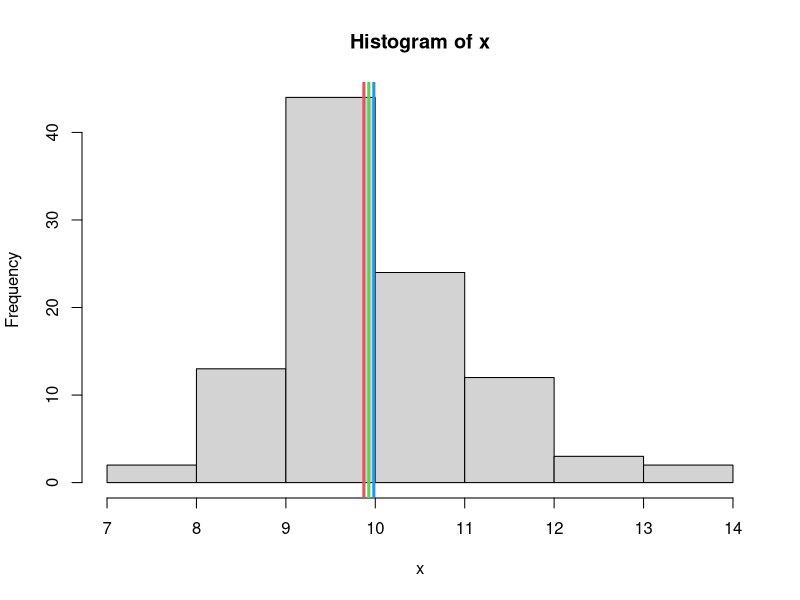
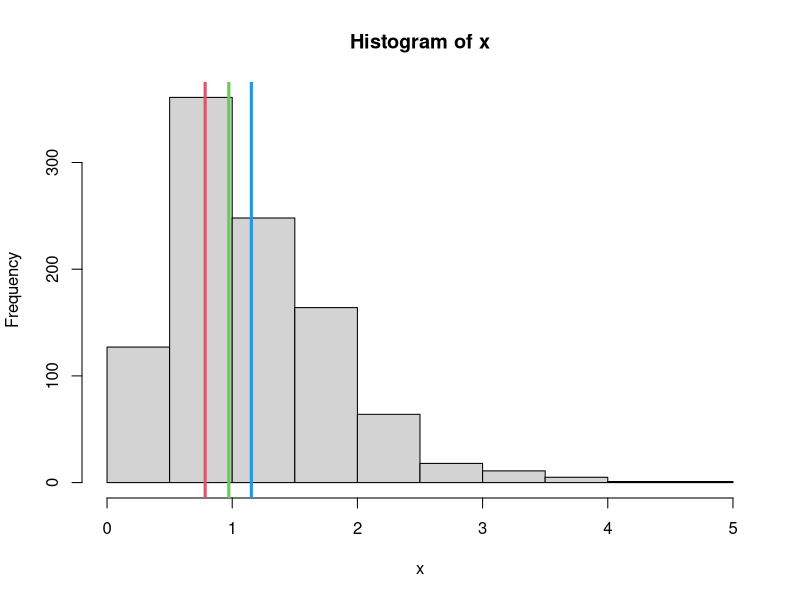
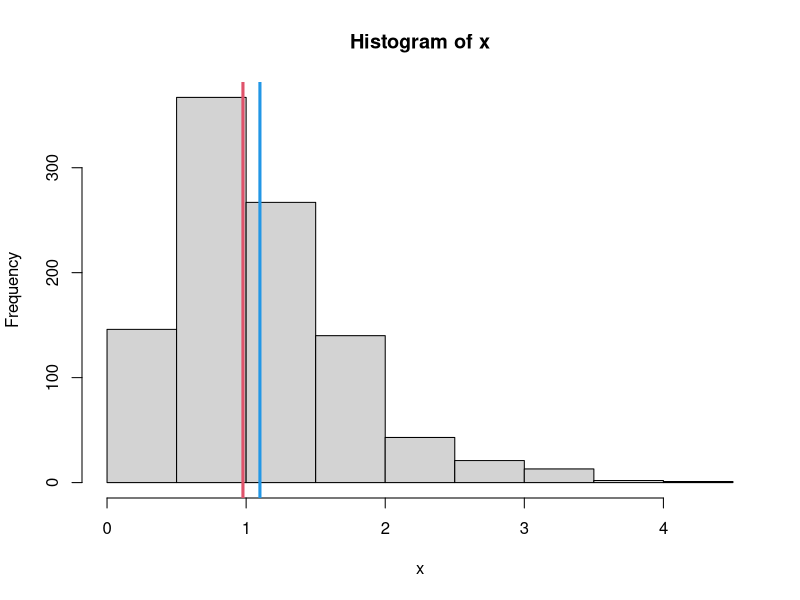
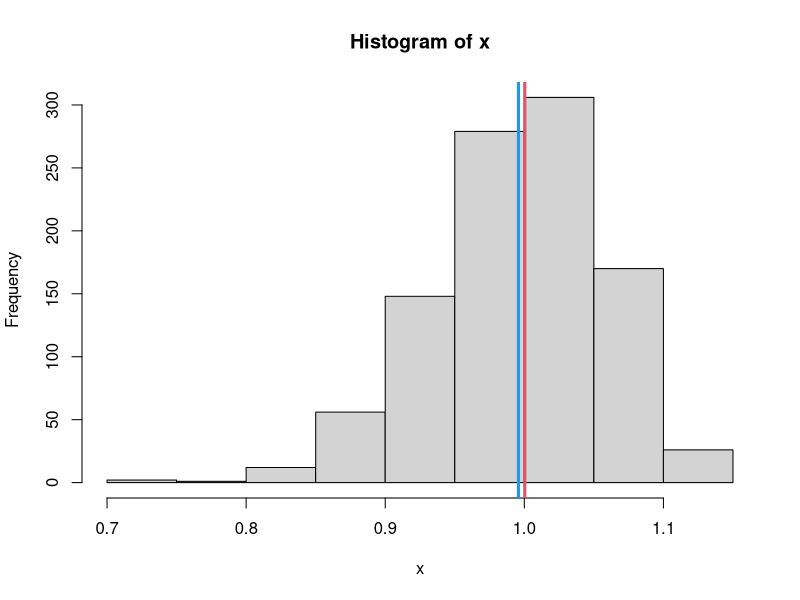
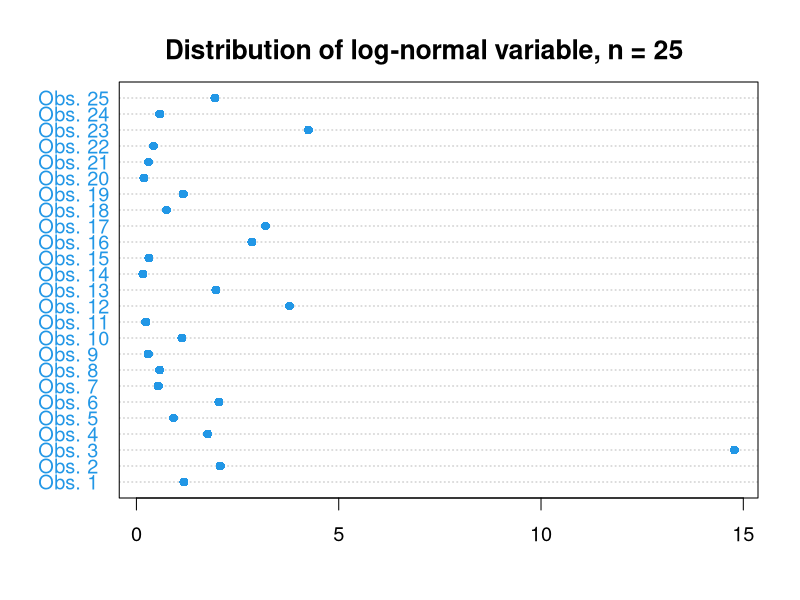
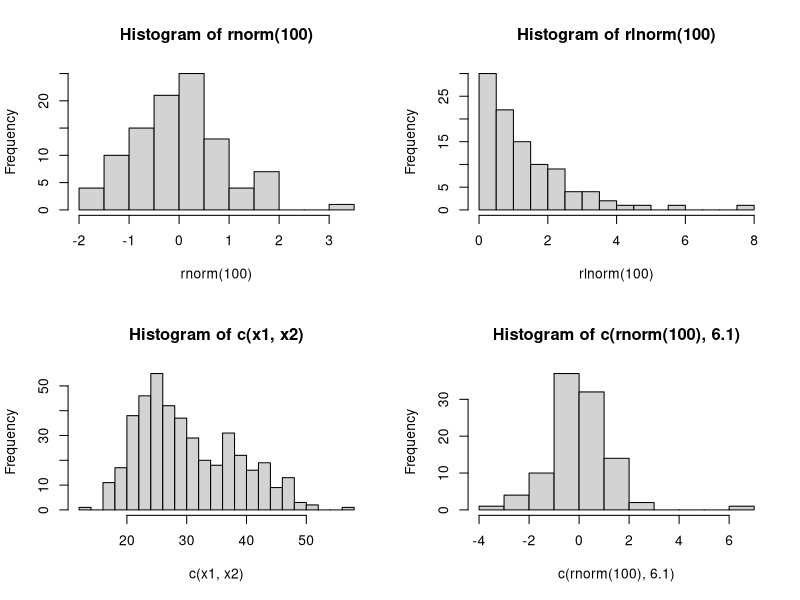

R code for these plots, in order: (Note: this script raises an error after producing the figures.)
############################
#
# FISH 604
# Module 2: Basics (part 1)
# Franz Mueter
# 
############################

#### Measures of location and spread:
# 1. Arithmetic, geometric, and harmonic means (slide 6)

# Random draws from normal distribution with mean = 0, sd = 1
n <- 100 # sample size
x <- rnorm(n, mean=10)  # Draw random numbers, mean = 10, sd = 1
hist(x)

AM <- mean(x)
abline(v=AM, col=4, lwd=3)

GM <- prod(x)^(1/n)
abline(v=GM, col=3, lwd=3)

HM <- 1/mean(1/x)
abline(v=HM, col=2, lwd=3)

# Moderately skewed distribution
n <- 1000
x <- rnorm(n, 1, 0.2)^3   
hist(x)

AM <- mean(x)
abline(v=AM, col=4, lwd=3)

GM <- prod(x)^(1/n)
abline(v=GM, col=3, lwd=3)

HM <- 1/mean(1/x)
abline(v=HM, col=2, lwd=3)

# Note that geometric mean is equal to antilog of the arithmetic mean of log(x):
GM
exp(mean(log(x)))

# Note that HM < GM < AM (always!)


### Median and mean:
x <- rnorm(n, 1, 0.2)^3   # right-skewed
hist(x)
abline(v=mean(x), col=4, lwd=3)
abline(v=median(x), col=2, lwd=3)
# Median < Mean for right-skewed data

x <- rnorm(n, 1, 0.2)^0.3   # left-skewed
hist(x)
abline(v=mean(x), col=4, lwd=3)
abline(v=median(x), col=2, lwd=3)
# Mean < Median for left-skewed data


###################################################################
# Example figures:
# 1. Dot plot
x <- rlnorm(25)
dotchart(x, paste("Obs.", 1:25), cex=1.2, pch=16, col=4)
title("Distribution of log-normal variable, n = 25", cex.main=1.6)

# Histograms
par(mfrow=c(2,2))
hist(rnorm(100), nclass=12, cex=1.4)
hist(rlnorm(100), nclass=12, cex=1.4)
x1 <- rnorm(250, 25, 4)
x2 <- rnorm(180, 38, 6)
hist(c(x1,x2), nclass=20, cex=1.4)
hist(c(rnorm(100), 6.1), nclass=12, cex=1.4)

# Example standard error plot (simulated data)
# (see function 'error.bar', appended below)
par(mfrow=c(1,1))
error.bar(1982:2008, rnorm(27, 10), lower = rep(0.8, 27), 
  upper=rep(2, 27), pch=16, cex=1.5, col=4, xlab="")

# Example boxplot (simulated random normal data):
fac <- factor(rep(1:10, each = 40))
x <- rnorm(400)
boxplot(x~fac, col=3)
abline(h=0, lty=2)


# See 'Mod 2 (1) variance.R' for examples of estimating variance 
# (delta method, bootstrap)




############################################################################
# Function to plot points with standard errors:
# (See also function 'errbar' in 'Hmisc' package and 'geom_errorbar" in ggplot2)

error.bar <- function(x, y = NULL, lower, upper, incr = T, bar.ends = T, gap = T, add = F, horizontal = F, ...,
xlab = deparse(substitute(x)), xlim, ylim)
{
draw.null.warn <- function(draw, gap)
{
if(!any(draw)) {
warning("Not enough room for a gap.")
draw <- !draw
gap <- 0
}
invisible(list(draw = draw, gap = gap))
}
if(missing(x))
stop("no data for x or y")
if(missing(y)) {
if(missing(xlab))
xlab <- "Index"
y <- x
x <- time(x)
}
n <- length(x)
if(length(y) != n)
stop("length of y must equal the length of x")
center <- if(horizontal) x else y
if(missing(lower))
stop("you must provide lower")
if(length(lower) > 1 && length(lower) != n)
stop("length of lower must be 1 or equal to the length of x")
#if incr=T lower is assumed >=0
if(incr) lower <- center - abs(lower) else lower <- rep(lower, length = n)
if(any(lower >= center))
warning(paste("There are values of 'lower' which are greater or equal to ", if(
horizontal) "x" else "y"))
if(missing(upper))
upper <- 2 * center - lower
else {
if(length(upper) > 1 && length(upper) != n)
stop("length of upper must be 1 or equal to the length of x")
if(incr)
upper <- center + upper
else upper <- rep(upper, length = n)
}
if(any(upper <= center))
warning(paste("There are values of 'upper' which are smaller or\nequal to ", if(
horizontal) "x" else "y"))
if(!add)
if(horizontal) {
if(missing(ylim))
plot(x, y, xlim = if(missing(xlim)) range(c(lower, upper), na.rm = T)
 else xlim, xlab = xlab, ...)
else plot(x, y, xlim = if(missing(xlim)) range(c(lower, upper), na.rm = T)
 else xlim, ylim = ylim, xlab = xlab, ...)
}
else {
if(missing(xlim))
plot(x, y, ylim = if(missing(ylim)) range(c(lower, upper), na.rm = T)
 else ylim, xlab = xlab, ...)
else plot(x, y, ylim = if(missing(ylim)) range(c(lower, upper), na.rm = T)
 else ylim, xlim = xlim, xlab = xlab, ...)
}
if(horizontal) {
if(gap)
gap <- 0.75 * par("cxy")[1]
draw <- x - lower > gap
z <- draw.null.warn(draw, gap)
draw <- z$draw
gap <- z$gap
segments(lower[draw], y[draw], x[draw] - gap, y[draw])
draw <- upper - x > gap
z <- draw.null.warn(draw, gap)
draw <- z$draw
gap <- z$gap
segments(x[draw] + gap, y[draw], upper[draw], y[draw])
if(bar.ends) {
size.bar <- par("cxy")[2]
segments(lower, y - size.bar, lower, y + size.bar)
segments(upper, y - size.bar, upper, y + size.bar)
}
}
else {
if(gap)
gap <- 0.75 * par("cxy")[2]
draw <- upper - y > gap
z <- draw.null.warn(draw, gap)
draw <- z$draw
gap <- z$gap
segments(x[draw], y[draw] + gap, x[draw], upper[draw])
draw <- y - lower > gap
z <- draw.null.warn(draw, gap)
draw <- z$draw
gap <- z$gap
segments(x[draw], y[draw] - gap, x[draw], lower[draw])
if(bar.ends) {
size.bar <- par("cxy")[1]/4
segments(x - size.bar, upper, x + size.bar, upper)
segments(x - size.bar, lower, x + size.bar, lower)
}
}
}


